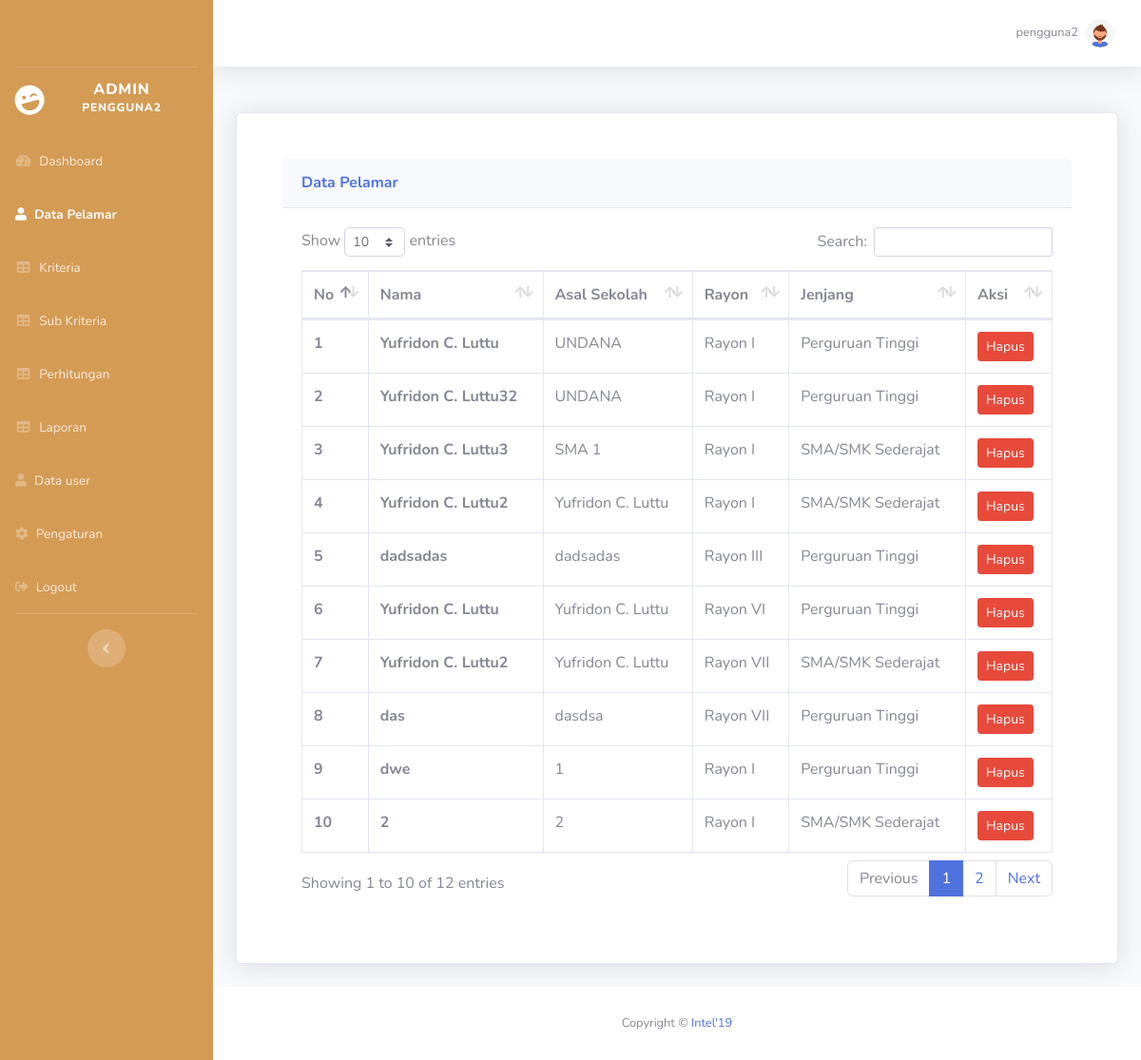
Page /admin/data_pelamar.php (signed in) on the committed database.
### tables this page shows
CREATE TABLE `data_pelamar` (
  `id_pelamar` int(11) NOT NULL,
  `nama` varchar(50) NOT NULL,
  `foto` varchar(255) NOT NULL,
  `sekolah` varchar(100) NOT NULL,
  `jurusan` varchar(50) NOT NULL,
  `no_hp` varchar(12) NOT NULL,
  `pendapatan_ortu` int(11) NOT NULL,
  `ipk` float NOT NULL,
  `kartu_keluarga` varchar(255) DEFAULT NULL,
  `raport_khs` varchar(255) DEFAULT NULL,
  `f_id_rayon` int(11) NOT NULL,
  `f_id_login` int(11) NOT NULL
);

CREATE TABLE `rayon` (
  `id_rayon` int(11) NOT NULL,
  `nama_rayon` varchar(100) NOT NULL
);

### config.php (called while the page is built, shortened)
<?php
function connectDatabase()
{
    $conn = new mysqli(DB_HOST, DB_USERNAME, DB_PASSWORD, DB_NAME);
    return $conn;
}
?>

### admin/functions/data_pelamar.php (called while the page is built, shortened)
<?php
    require_once '../config.php';
    class Pelamar{
        private $db;
        public function __construct()
        {
            $this->db = connectDatabase();
        }
        public function getAllPelamar(){
            return $this->db->query("SELECT * FROM data_pelamar dp JOIN login_pelamar lp ON dp.f_id_login = lp.id_login JOIN rayon r ON r.id_rayon = dp.f_id_rayon");
        }
    }
    $dataPelamar = new Pelamar();
?>

### admin/data_pelamar.php (the view, shortened to what this page needs)
<?php
require_once './functions/data_pelamar.php';
if($_SESSION['level'] == 1){
    $_SESSION['menu'] = 'belum-verifikasi';
    $data_pelamar = $dataPelamar->getPelamar();
}else if($_SESSION['level'] == 0){
    $data_pelamar = $dataPelamar->getAllPelamar();
}
require_once './header.php';
require_once './functions/user.php';
?>
<div class="row">
    <div class="col-lg-12">
        <div class="card shadow mb-4">
            <div class="justify-content-center p-5">
                <div class="card-header py-3">
                    <h6 class="m-0 font-weight-bold text-primary">Data Pelamar</h6>
                </div>
                <div class="card-body">
                    <div class="table-responsive">
                        <table class="table table-bordered" id="dataTable" width="100%" cellspacing="0">
                            <thead>
                                <tr>
                                    <th>No</th>
                                    <th>Nama</th>
                                    <th>Asal Sekolah</th>
                                    <th>Rayon</th>
                                    <th>Jenjang</th>
                                    <th>Aksi</th>
                                </tr>
                            </thead>
                            <tbody>
                                <?php foreach ($data_pelamar as $key => $pelamar):?>
                                <tr>
                                    <th scope="row"><?=$key+1;?></th>
                                    <th><?=$pelamar['nama'];?></th>
                                    <td><?=$pelamar['sekolah'];?></td>
                                    <td><?=$pelamar['nama_rayon'];?></td>
                                    <td><?= $pelamar['jenjang'] == 'pt' ? "Perguruan Tinggi":"SMA/SMK Sederajat";?></td>
                                    <td>
                                        <button type="button" data-target="#hapus<?=$pelamar['f_id_login'];?>"
                                            data-toggle="modal" class="btn btn-sm btn-danger">
                                            Hapus
                                        </button>
                                    </td>
                                </tr>
                                <?php endforeach;?>
                            </tbody>
                        </table>
                    </div>
                </div>
            </div>
        </div>
    </div>
</div>
<?php require './footer.php';?>

### rows in the picture
data_pelamar: nama "Yufridon C. Luttu", sekolah "UNDANA", f_id_rayon.nama_rayon "Rayon I", shows "Perguruan Tinggi"
data_pelamar: nama "Yufridon C. Luttu32", sekolah "UNDANA", f_id_rayon.nama_rayon "Rayon I", shows "Perguruan Tinggi"
data_pelamar: nama "Yufridon C. Luttu3", sekolah "SMA 1", f_id_rayon.nama_rayon "Rayon I", shows "SMA/SMK Sederajat"
data_pelamar: nama "Yufridon C. Luttu2", sekolah "Yufridon C. Luttu", f_id_rayon.nama_rayon "Rayon I", shows "SMA/SMK Sederajat"
data_pelamar: nama "dadsadas", sekolah "dadsadas", f_id_rayon.nama_rayon "Rayon III", shows "Perguruan Tinggi"
data_pelamar: nama "Yufridon C. Luttu", sekolah "Yufridon C. Luttu", f_id_rayon.nama_rayon "Rayon VI", shows "Perguruan Tinggi"
data_pelamar: nama "Yufridon C. Luttu2", sekolah "Yufridon C. Luttu", f_id_rayon.nama_rayon "Rayon VII", shows "SMA/SMK Sederajat"
data_pelamar: nama "das", sekolah "dasdsa", f_id_rayon.nama_rayon "Rayon VII", shows "Perguruan Tinggi"
data_pelamar: nama "dwe", sekolah "1", f_id_rayon.nama_rayon "Rayon I", shows "Perguruan Tinggi"
data_pelamar: nama "2", sekolah "2", f_id_rayon.nama_rayon "Rayon I", shows "SMA/SMK Sederajat"

### other values in the picture
$_SESSION['username'] "PENGGUNA2"
$_SESSION['username'] "pengguna2"
